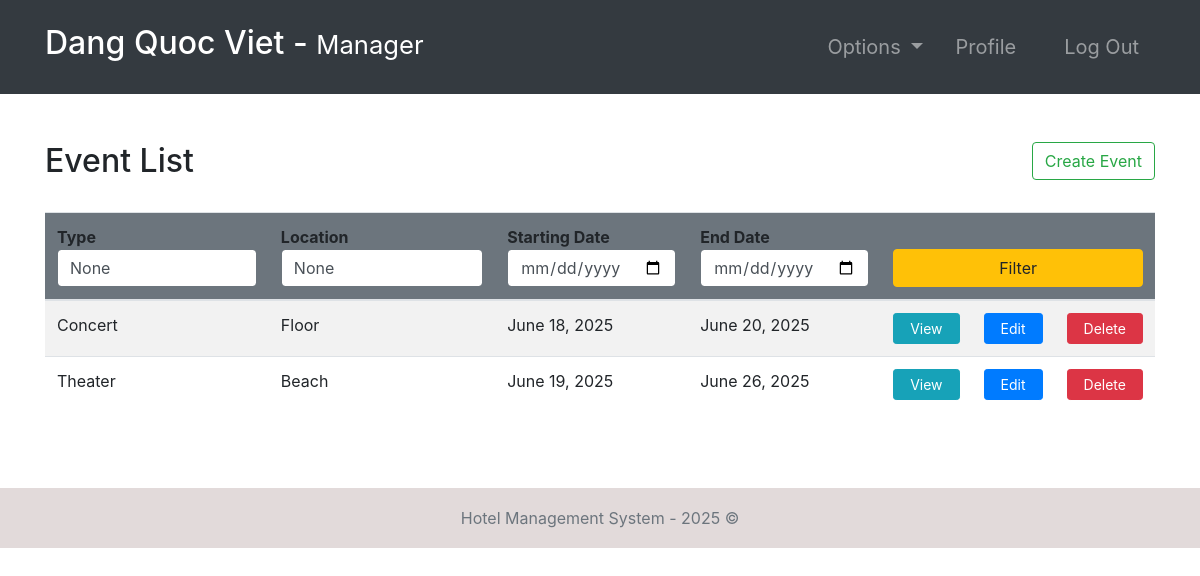
Screenshot of /events/ (signed in) with the database file from the repository.
### hotel/models.py (models this page shows, shortened)
class Event(models.Model):
    EVENT_TYPES = (
        ('Movie', 'Movie'),
        ('Theater', 'Theater'),
        ('Conference', 'Conference'),
        ('Concert', 'Concert'),
        ('Entertainment', 'Entertainment'),
        ('Live Music', 'Live Music'),
    )
    eventType = models.CharField(max_length=20, choices=EVENT_TYPES)
    location = models.CharField(max_length=100)
    startDate = models.DateField()
    endDate = models.DateField()
    explanation = models.TextField()

### hotel/views.py (the view, shortened to what this page needs)
# urls.py: path('events/', events, name="events"),
@login_required(login_url='login')
def events(request):
    role = str(request.user.groups.all()[0])
    path = role + "/"
    events = Event.objects.all()
    attendedEvents = None
    if role == 'guest':
        attendedEvents = EventAttendees.objects.filter(
            guest=request.user.guest)
    context = {
        "role": role,
        'events': events,
        'attendedEvents': attendedEvents,
        "type": request.POST.get("type"),
        "location": request.POST.get("location"),
        "fd": request.POST.get("fd"),
        "ed": request.POST.get("ed")
    }
    return render(request, path + "events.html", context)

### templates/manager/events.html
{% extends '../index.html' %}
{% block context %}
{% include '../common_pages/authorized-events.html' %}
{% endblock %}

### templates/incs/nav.html (shortened to what this page needs)
<nav class="navbar navbar-dark bg-dark navbar-expand-lg py-3 " role="navigation">
    <div class="container">
        <a href="" class="navbar-brand">
            <h2 class="text-capitalize">
                {{ request.user.first_name }} {{ request.user.last_name }} -
                <small>
                    {{ role }}
                </small>
            </h2>
        </a>
        <div class="collapse navbar-collapse" id="navbarTags">
            <ul class="navbar-nav ml-auto">
                <li class="nav-item dropdown p-2">
                    <a class="nav-link dropdown-toggle" href="#" id="navbarDropdown" role="button"
                        data-toggle="dropdown" aria-haspopup="true" aria-expanded="false">
                        Options
                    </a>
                </li>
                <li class="nav-item mr-3 p-2">
                    {% if role == 'staff' or role == 'receptionist' or role == 'admin' or role == 'manager' %}
                    <a href="{% url 'employee-profile' user.id %}" class="nav-link">Profile</a>
                    {% endif %}
                </li>
                <li class="nav-item p-2 ">
                    <a href="{% url 'logout' %}" class="nav-link">Log Out</a>
                </li>
            </ul>
        </div>
    </div>
</nav>

### templates/common_pages/authorized-events.html (shortened to what this page needs)
<div class="container py-5">
    <div class="table-header row">
        <div class="col-sm-9 col-md-9 col-lg-9 mb-4">
            <h2>Event List</h2>
        </div>
        {% if role == "manager" or role == "admin"%}
        <div class="col-sm-3 col-md-3 col-lg-3 mb-4">
            <form action="" method="post">
                <a href="{% url 'createEvent' %}" class="float-right btn btn-outline-success" type="submit">Create
                    Event</a>
            </form>
        </div>
        {% endif %}
    </div>
    <table class="table table-hover table-striped">
        <thead class="bg-secondary rounded">
            <tr>
                <form action="" method="POST">
                    <th>Type <input type="text" name="type" value="{{type}}"
                            class="form-control border border-secondary"></th>
                    <th>Location <input type="text" name="location" value="{{location}}"
                            class="form-control border border-secondary"></th>
                    <th>Starting Date <input type="date" name="fd" value="{{fd}}"
                            class="form-control border border-secondary"></th>
                    <th>End Date <input type="date" name="ed" value="{{ed}}"
                            class="form-control border border-secondary"></th>
                    <th colspan="3"><button type="submit" name="filter" class="btn btn-warning w-100">Filter</button>
                    </th>
                </form>
            </tr>
        </thead>
        <tbody>
            {% for event in events %}
            <tr>
                <td>{{ event.eventType }}</td>
                <td>{{ event.location }}</td>
                <td>{{ event.startDate }}</td>
                <td>{{ event.endDate }}</td>
                <td> <a href="{% url 'event-profile' event.id %}" class="btn btn-sm btn-info px-3">View</a></td>
                {% if role == "manager" or role == "admin" %}
                <td> <a href="{% url 'event-edit' event.id %}" class="btn btn-sm btn-primary px-3">Edit</a></td>
                <td> <a href="{% url 'deleteEvent' event.id %}" class="btn btn-sm btn-danger px-3">Delete</a> </td>
                {% endif %}
            </tr>
            {% endfor %}
        </tbody>
    </table>
</div>

### static/css/main.css (style rules this page uses)
* { margin: 0; padding: 0; -webkit-font-smoothing: antialiased; }
body { position: relative; }
nav .nav-item { font-size: 20px; }

### rows the page displays
Event: eventType "Concert", location "Floor", startDate "June 18, 2025", endDate "June 20, 2025"
Event: eventType "Theater", location "Beach", startDate "June 19, 2025", endDate "June 26, 2025"

### other values shown
{{ request.user.first_name }} "Dang"
{{ request.user.last_name }} "Quoc Viet"
{{ role }} "Manager"
